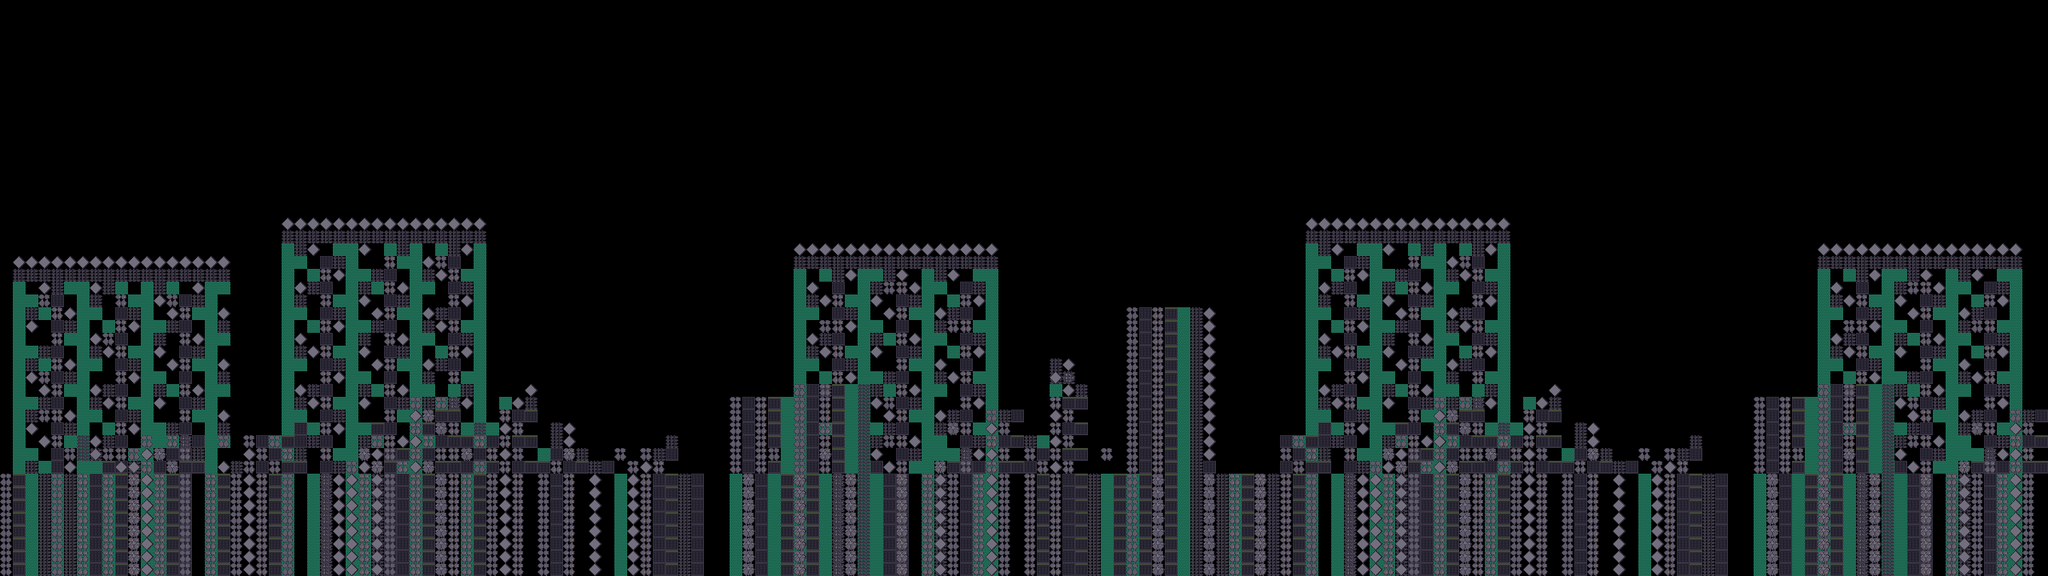

Tiled map render using the project's own tile images. Description and the map definition, with tile-layer contents summarised, below:
An orthogonal 160x45 tile map with 16x16 px tiles, 6 tile layers (BG_Far, BG_Mid, BG_Near, Terrain, ...) and 59 objects (25x Solid, 6x Checkpoint, 6x WalkerGarza, 5x Pickup, 5x Platform, ...).

<map version="1.10" tiledversion="1.11.0" orientation="orthogonal" renderorder="right-down" width="160" height="45" tilewidth="16" tileheight="16" infinite="0" nextlayerid="9" nextobjectid="65">
 <properties>
  <property name="schema_version" type="int" value="1" />
  <property name="stage_id" value="3-1" />
  <property name="stage_name" value="3-1 LA ENTRADA DE PIEDRA" />
  <property name="author" value="Avril" />
  <property name="time_limit" type="int" value="160" />
  <property name="bgm_track" value="bgm_zone3_traverse" />
  <property name="climate" value="clear" />
  <property name="start_hour" value="night" />
  <property name="day_length" type="float" value="500.0" />
  <property name="zone" type="int" value="3" />
  <property name="background_zone" value="zone3" />
  <property name="ambient_light" type="float" value="0.8" />
  <property name="bloom" type="float" value="0.30" />
  <property name="vignette" type="float" value="0.35" />
 </properties>
 <tileset firstgid="1" name="tileset_invenio_gothic_v5" tilewidth="16" tileheight="16" tilecount="4096" columns="64">
  <image source="../../../student_assets/tilesets/tileset_invenio_gothic_v5.png" width="1024" height="1024" />
  <tile id="38">
   <animation>
    <frame tileid="38" duration="220" />
    <frame tileid="39" duration="220" />
    <frame tileid="40" duration="220" />
    <frame tileid="41" duration="220" />
   </animation>
  </tile>
  <tile id="56">
   <animation>
    <frame tileid="56" duration="300" />
    <frame tileid="57" duration="300" />
    <frame tileid="58" duration="300" />
    <frame tileid="59" duration="300" />
   </animation>
  </tile>
  <tile id="60">
   <animation>
    <frame tileid="60" duration="360" />
    <frame tileid="61" duration="360" />
    <frame tileid="62" duration="360" />
    <frame tileid="63" duration="360" />
   </animation>
  </tile>
  <tile id="64">
   <animation>
    <frame tileid="64" duration="150" />
    <frame tileid="65" duration="150" />
    <frame tileid="66" duration="150" />
    <frame tileid="67" duration="150" />
   </animation>
  </tile>
  <tile id="68">
   <animation>
    <frame tileid="68" duration="320" />
    <frame tileid="69" duration="320" />
    <frame tileid="70" duration="320" />
    <frame tileid="71" duration="320" />
   </animation>
  </tile>
  <tile id="72">
   <animation>
    <frame tileid="72" duration="340" />
    <frame tileid="73" duration="340" />
    <frame tileid="74" duration="340" />
    <frame tileid="75" duration="340" />
   </animation>
  </tile>
  <tile id="110">
   <animation>
    <frame tileid="110" duration="500" />
    <frame tileid="111" duration="500" />
    <frame tileid="119" duration="500" />
    <frame tileid="127" duration="500" />
   </animation>
  </tile>
 </tileset>
 <layer id="1" name="BG_Far" width="160" height="45">
  <data>[7200 cells, 0 non-empty, 0 distinct tile ids]</data>
 </layer>
 <layer id="2" name="BG_Mid" width="160" height="45">
  <data>[7200 cells, 2321 non-empty, 123 distinct tile ids]</data>
 </layer>
 <layer id="3" name="BG_Near" width="160" height="45">
  <data>[7200 cells, 171 non-empty, 82 distinct tile ids]</data>
 </layer>
 <layer id="4" name="Terrain" width="160" height="45">
  <data>[7200 cells, 1536 non-empty, 16 distinct tile ids]</data>
 </layer>
 <layer id="5" name="Terrain_Detail" width="160" height="45">
  <data>[7200 cells, 360 non-empty, 10 distinct tile ids]</data>
 </layer>
 <objectgroup id="6" name="Objects">
  <object id="1" type="PlayerSpawn" name="PlayerSpawn_01" x="32" y="592" />
  <object id="2" type="Checkpoint" name="Checkpoint_01" x="336" y="512" width="16" height="32">
   <properties>
    <property name="checkpoint_id" value="0" />
   </properties>
  </object>
  <object id="3" type="Checkpoint" name="Checkpoint_02" x="736" y="560" width="16" height="32">
   <properties>
    <property name="checkpoint_id" value="1" />
   </properties>
  </object>
  <object id="4" type="Checkpoint" name="Checkpoint_03" x="1072" y="560" width="16" height="32">
   <properties>
    <property name="checkpoint_id" value="2" />
   </properties>
  </object>
  <object id="5" type="Checkpoint" name="Checkpoint_04" x="1408" y="560" width="16" height="32">
   <properties>
    <property name="checkpoint_id" value="3" />
   </properties>
  </object>
  <object id="6" type="NextTrigger" name="NextTrigger_01" x="1536" y="528" width="16" height="64" />
  <object id="7" type="MessageTrigger_Once" name="MessageTrigger_Losas" x="80" y="544" width="48" height="48">
   <properties>
    <property name="text" value="Las losas del camino responden al peso. Pisalas en orden." />
   </properties>
  </object>
  <object id="64" type="MessageTrigger_Once" name="MessageTrigger_Arco" x="1100" y="400" width="48" height="96">
   <properties>
    <property name="text" value="Los halcones no bajan. Arco con F: apunta arriba y lascia." />
   </properties>
  </object>
  <object id="8" type="WalkerGarza" name="WalkerGarza_01" x="192" y="512">
   <properties>
    <property name="patrol_length" value="80.0" />
    <property name="patrol_speed" value="55.0" />
   </properties>
  </object>
  <object id="9" type="WalkerGarza" name="WalkerGarza_02" x="320" y="512">
   <properties>
    <property name="patrol_length" value="80.0" />
    <property name="patrol_speed" value="55.0" />
   </properties>
  </object>
  <object id="10" type="WalkerGarza" name="WalkerGarza_03" x="528" y="464">
   <properties>
    <property name="patrol_length" value="80.0" />
    <property name="patrol_speed" value="55.0" />
   </properties>
  </object>
  <object id="11" type="WalkerGarza" name="WalkerGarza_04" x="688" y="528">
   <properties>
    <property name="patrol_length" value="80.0" />
    <property name="patrol_speed" value="55.0" />
   </properties>
  </object>
  <object id="12" type="ShooterQuetzal" name="ShooterQuetzal_01" x="544" y="384" />
  <object id="13" type="ShooterQuetzal" name="ShooterQuetzal_02" x="1264" y="400" />
  <object id="14" type="FlyingHalcon" name="FlyingHalcon_01" x="1216" y="96" />
  <object id="15" type="FlyingHalcon" name="FlyingHalcon_02" x="1296" y="96" />
  <object id="16" type="FlyingHalcon" name="FlyingHalcon_03" x="1392" y="96" />
  <object id="17" type="FlyingHalcon" name="FlyingHalcon_04" x="1488" y="96" />
  <object id="18" type="Pickup" name="Pickup_01" x="112" y="552" width="16" height="16" />
  <object id="19" type="Pickup" name="Pickup_02" x="352" y="520" width="16" height="16" />
  <object id="20" type="Pickup" name="Pickup_03" x="544" y="472" width="16" height="16" />
  <object id="21" type="Pickup" name="Pickup_04" x="960" y="568" width="16" height="16" />
  <object id="22" type="Pickup" name="Pickup_05" x="1344" y="456" width="16" height="16" />
 <object id="1002" type="Checkpoint" name="Checkpoint_01" x="1936.0" y="512" width="16" height="32">
   <properties>
    <property name="checkpoint_id" value="0" />
   </properties>
  </object>
  <object id="1003" type="Checkpoint" name="Checkpoint_02" x="2336.0" y="560" width="16" height="32">
   <properties>
    <property name="checkpoint_id" value="1" />
   </properties>
  </object>
  <object id="1010" type="WalkerGarza" name="WalkerGarza_03" x="2128.0" y="464">
   <properties>
    <property name="patrol_length" value="80.0" />
    <property name="patrol_speed" value="55.0" />
   </properties>
  </object>
  <object id="1011" type="WalkerGarza" name="WalkerGarza_04" x="2288.0" y="528">
   <properties>
    <property name="patrol_length" value="80.0" />
    <property name="patrol_speed" value="55.0" />
   </properties>
  </object>
  <object id="1012" type="ShooterQuetzal" name="ShooterQuetzal_01" x="2144.0" y="384" />
  </objectgroup>
 <objectgroup id="7" name="Collision">
  <!-- 30 objects omitted --></objectgroup>
 <layer id="8" name="FG_Overlay" width="160" height="45">
  <data>[7200 cells, 13 non-empty, 2 distinct tile ids]</data>
 </layer>
</map>
<!-- 31 of 59 objects omitted -->
